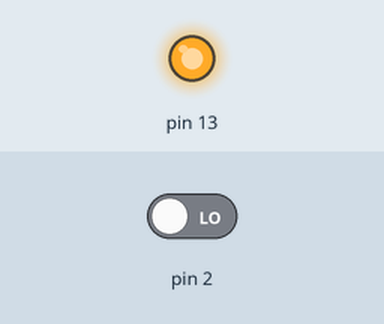
This sketch was run on a simulated Arduino Uno, built with avr-gcc and run on an emulated ATmega328P. Shown: output pins drawn as LEDs (lit = HIGH). Inputs (shaded band) come from the test bench; at power-on: pin 2 LOW. What the sketch prints to the serial monitor is not drawn.

Above: at 0.1 s.
Timing chart, 0 to 1.6 s (numbered marks = the images above):
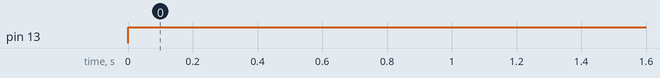

The sketch:

sketch_jun3a.ino
```cpp
void setup() {
  pinMode(2, INPUT);
  Serial.begin(9600);
  pinMode(13, OUTPUT);
}

void loop() {
      Serial.println( digitalRead(2));
      digitalWrite(13,1);
      delay(500);
}
```

Measured:
- by itself, pin 13: LOW → HIGH at 0.00 s
